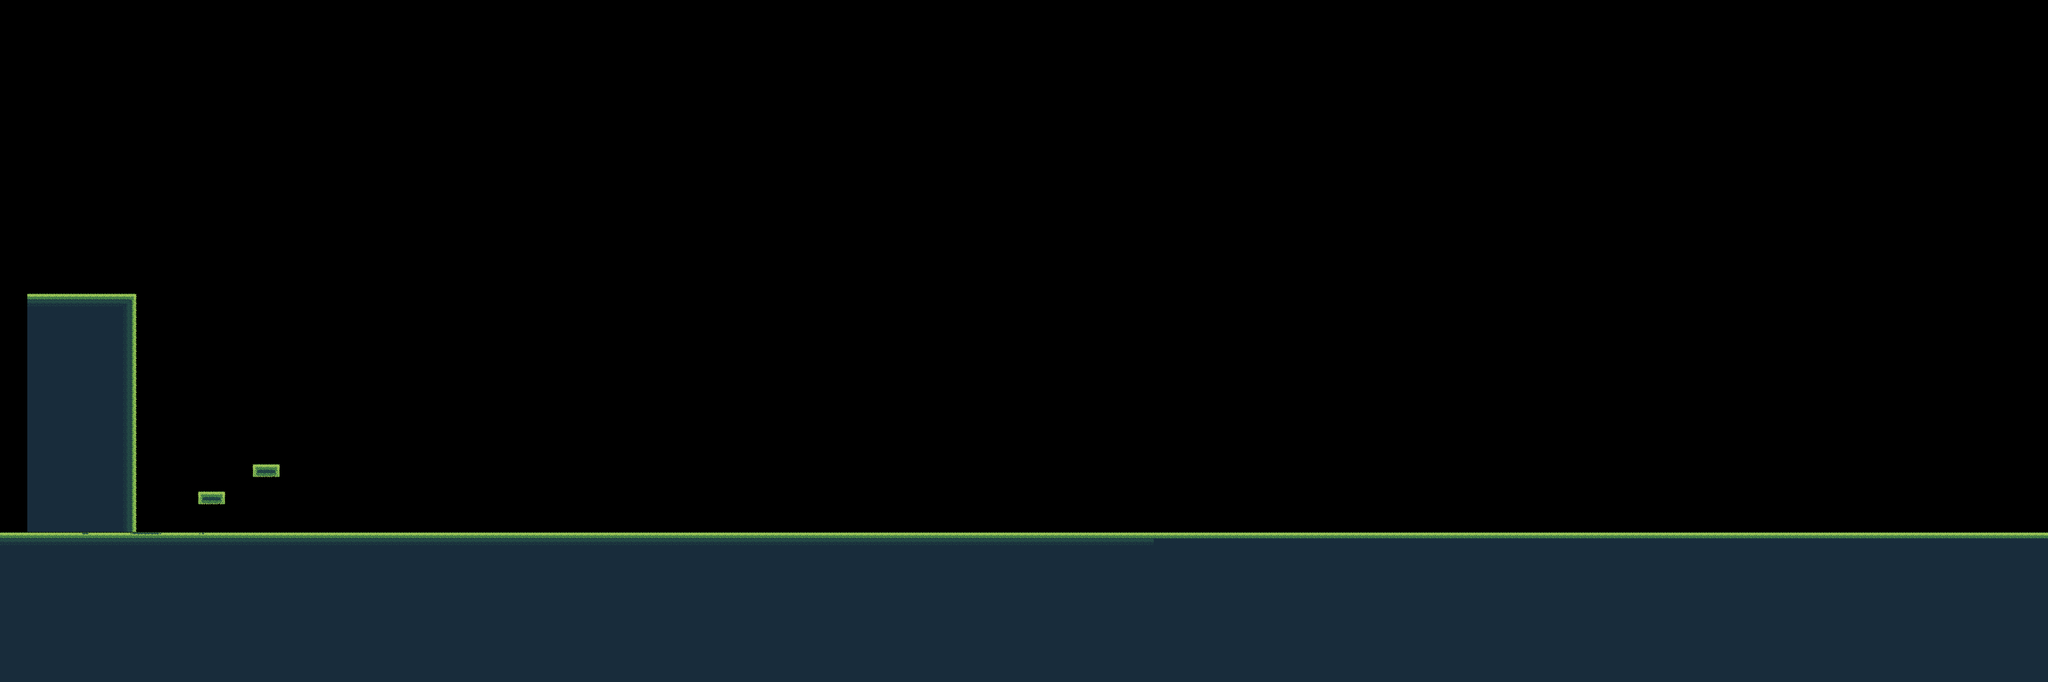

A level layout from a 2D game, rendered from its tile map. Below: a short description, then the map file with tile-grid data replaced by summaries:
An orthogonal 300x100 tile map with 16x16 px tiles, 2 tile layers (background, Land), 2 tilesets and 4 objects (hero).

<map version="1.2" tiledversion="1.2.4" orientation="orthogonal" renderorder="right-down" width="300" height="100" tilewidth="16" tileheight="16" infinite="0" nextlayerid="6" nextobjectid="20">
 <tileset firstgid="1" source="jungletileset.tsx" />
 <tileset firstgid="742" source="idle.tsx" />
 <layer id="5" name="background" width="300" height="100">
  <data>[30000 cells, 0 non-empty, 0 distinct tile ids]</data>
 </layer>
 <objectgroup id="2" name="collision">
  <object id="17" x="305.667" y="692">
   <properties>
    <property name="bodyType" value="static" />
   </properties>
   <polygon points="0,0 7,2.66667 11,7.33333 11.6667,10.3333 11,568.333 0,568.333" />
  </object>
  <object id="18" x="319" y="1251.67">
   <properties>
    <property name="bodyType" value="static" />
   </properties>
   <polygon points="0,0 4480.33,0 4480,10 0.333333,8.33333" />
  </object>
  <object id="19" x="478.727" y="1157.09">
   <properties>
    <property name="bodyType" value="static" />
   </properties>
   <polygon points="0,0 -3.63636,0 -5.27273,0.181818 -6.54545,0.727273 -7.45455,1.63636 -7.81818,2.36364 -8,3.09091 -8.18182,4 -8.54545,4.90909 -8.54545,6.36364 -8.36364,7.09091 -8.36364,7.45455 -8.18182,8.36364 -8.18182,9.09091 -8.54545,10.5455 -8.54545,11.2727 -8.54545,12.7273 -8.54545,14.1818 -8.54545,15.0909 -8.36364,16.1818 -8,16.9091 -7.81818,17.6364 -7.27273,18.9091 -5.45455,19.2727 -4.54545,19.6364 -3.27273,19.8182 -1.81818,20.1818 0.545455,20.5455 2,20.5455 3.45455,20.5455 6.90909,20.9091 36.1818,19.6364 40.3636,19.6364 41.2727,19.2727 42.3636,19.4545 42.5455,19.0909 42.9091,18.3636 43.0909,18.1818 44,17.2727 44.1818,16.7273 44.3636,14 44.7273,12.9091 44.7273,11.8182 44.7273,10.5455 44.1818,8.18182 44,6.90909 43.6364,5.81818 43.6364,4.72727 43.4545,4 43.0909,3.09091 42.3636,2.18182 42.1818,1.45455 40.1818,0.727273 37.0909,0 34.5455,0 28.1818,-0.727273" />
  </object>
 </objectgroup>
 <objectgroup id="4" name="game">
  <object id="14" name="hero" type="hero" gid="742" x="387.667" y="1247.67" width="30" height="34" />
 </objectgroup>
 <layer id="1" name="Land" width="300" height="100">
  <data>[30000 cells, 7176 non-empty, 36 distinct tile ids]</data>
 </layer>
</map>
